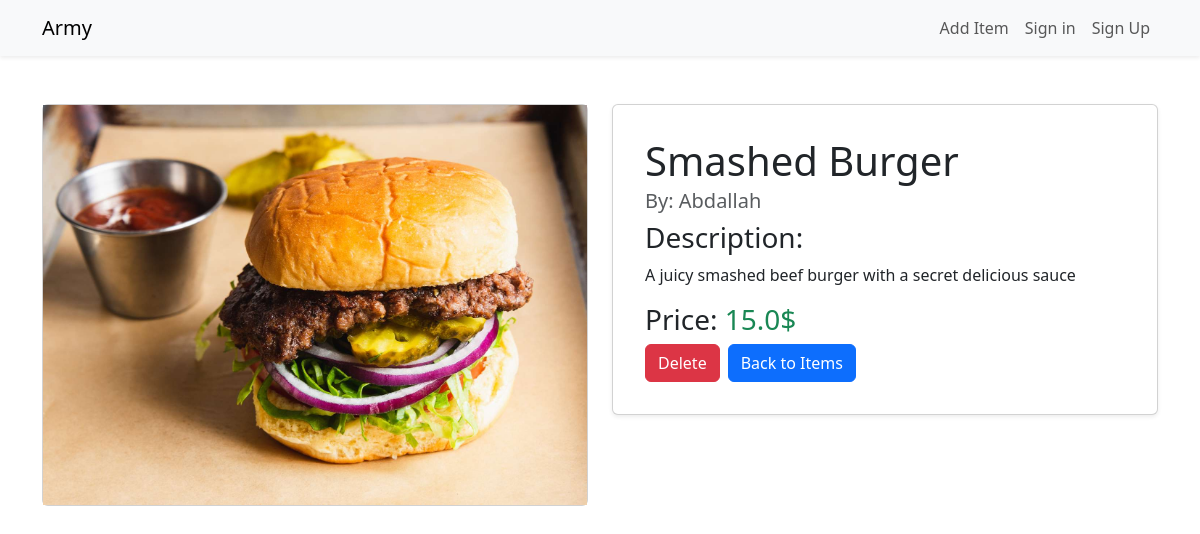
Page /food/details/7 on the committed database.
### food/models.py (models this page shows, shortened)
class Item(models.Model):
    username = models.ForeignKey(User, on_delete=models.CASCADE, default=1)
    item_name = models.CharField(max_length=80)
    item_des = models.CharField(max_length=80)
    price = models.FloatField()
    item_image = models.ImageField(max_length=500, default="https://www.google.com/url?sa=i&url=https%3A%2F%2Fwww.flaticon.com%2Ffree-icon%2Fplaceholder_1377194&psig=AOvVaw33ZI-EobWzE6fbzuZVhkRQ&ust=1726661043871000&source=images&cd=vfe&opi=89978449&ved=0CBEQjRxqFwoTCJCv1uP3yYgDFQAAAAAdAAAAABAt", upload_to='foods')

### food/views.py (the view)
# urls.py: path('details/<int:pk>', views.DetailsView.as_view(), name='details'),
class DetailsView(DetailView):
    model = Item
    template_name = 'details.html'

### food/templates/details.html (shortened to what this page needs)
{% extends "master.html" %}
{% block content %}
<div class="container mt-5">
    <div class="row">
        <div class="col-md-6">
            <div class="card mb-4">
                <img height="400px" src="{{ item.item_image.url }}" alt="{{ item.item_name }}">
            </div>
        </div>
        <div class="col-md-6">
            <div class="card mb-4 p-3 shadow-sm">
                <div class="card-body">
                    <h1 class="card-title">{{ item.item_name }}</h1>
                    <h5 class="card-subtitle mb-2 text-muted">By: {{ item.username }}</h5>
                    <h3>Description:</h3>
                    <p class="card-text">{{ item.item_des }}</p>
                    <h3>Price: <span class="text-success">{{ item.price }}$</span></h3>
                    <div class="d-flex">
                        <a href="/food/deleting/{{ item.id }}" class="btn btn-danger me-2">Delete</a>
                        <a href="/food/items" class="btn btn-primary">Back to Items</a>
                    </div>
                </div>
            </div>
        </div>
    </div>
</div>
{% endblock %}

### rows in the picture
Item: item_image (picture), item_name "Smashed Burger", username "Abdallah", item_des "A juicy smashed beef burger with a secret delicious sauce", price "15.0"
